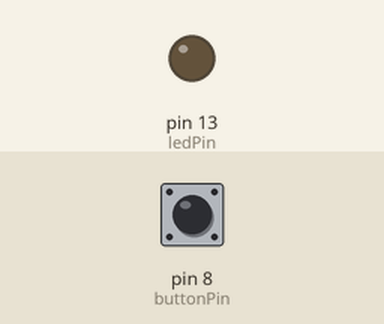
This sketch was run on a simulated Arduino Uno, built with avr-gcc and run on an emulated ATmega328P. Shown: output pins drawn as LEDs (lit = HIGH). The test bench sets the inputs (shaded band); at power-on: pin 8 (buttonPin) LOW.

Above: at 1.2 s.
1.3 s: pin 8 (buttonPin) pulled HIGH for 0.15 s
At 1.37 s:
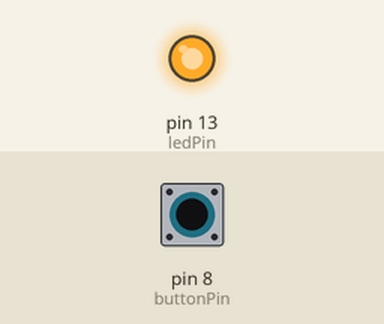
2.9 s: pin 8 (buttonPin) pulled HIGH for 3.2 s
At 6.6 s:
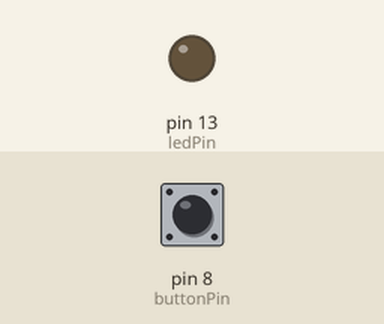
Timing chart, 0 to 8.1 s (numbered marks = the images above; inputs shaded):
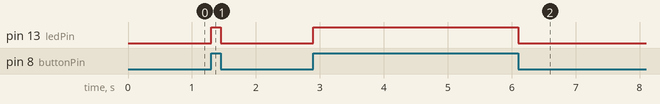

Measured:
- after the input at 1.3 s, pin 13 (ledPin): LOW → HIGH at once, → LOW 0.15 s later
- after the input at 2.9 s, pin 13 (ledPin): LOW → HIGH at once, → LOW 3.2 s later

The sketch:

InterrogationCapteur.ino
```cpp
/*
Auteur :      Erik Bartmann
Nom :         Interrogation d'un capteur
Version :     1.0
Références :  http://arduino.cc/en/Reference/PinMode
              http://arduino.cc/en/Reference/DigitalRead
              http://arduino.cc/en/Reference/Constants
              http://arduino.cc/en/Reference/If
              http://arduino.cc/en/Reference/Else
*/
int ledPin = 13;   // LED en broche 13
int buttonPin = 8; // Bouton-poussoir en broche 8
int buttonState;   // Variable pour enregistrer l'état du bouton
void setup(){
  pinMode(ledPin, OUTPUT);   // Broche LED en tant que sortie
  pinMode(buttonPin, INPUT); // Broche bouton-poussoir en tant qu'entrée
}

void loop(){
  buttonState = digitalRead(buttonPin);
  if(buttonState == HIGH)
    digitalWrite(ledPin, HIGH);
  else
    digitalWrite(ledPin, LOW);
}
```
